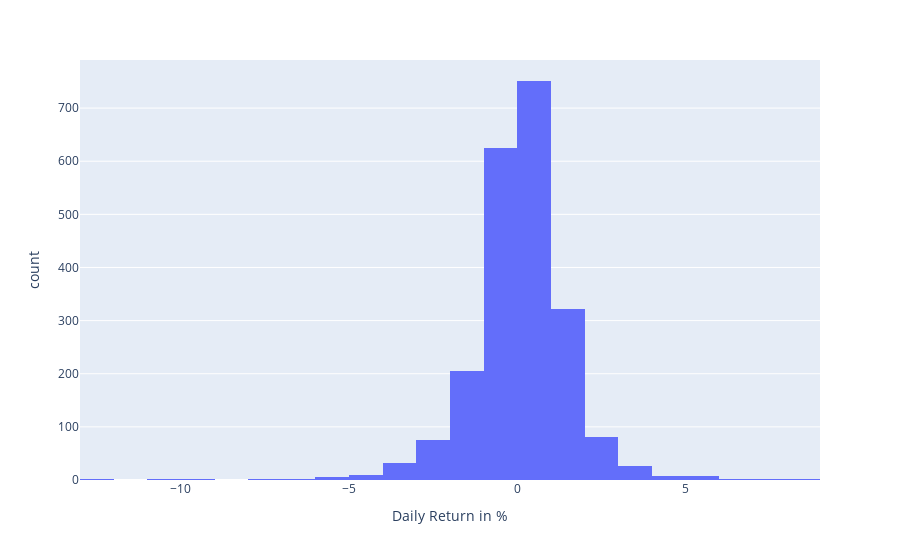

Notebook cell for this chart:
### Code cell
# Print out a histogram of daily returns
fig = px.histogram(df_portfolio, x = "Daily Return in %")
fig.show()

### Figure 1 — Plotly figure (JSON) as saved in the notebook; plotly's stock layout.template omitted (floating-point values rounded to 4 significant figures; data arrays with more than 128 entries replaced by an {"elided": "..."} marker saying what was removed)
{"data": [{"bingroup": "x", "hovertemplate": "Daily Return in %=%{x}<br>count=%{y}<extra></extra>", "legendgroup": "", "marker": {"color": "#636efa", "pattern": {"shape": ""}}, "name": "", "orientation": "v", "showlegend": false, "type": "histogram", "x": {"elided": "2159 float values"}, "xaxis": "x", "yaxis": "y"}], "layout": {"autosize": true, "barmode": "relative", "legend": {"tracegroupgap": 0}, "margin": {"t": 60}, "xaxis": {"anchor": "y", "autorange": true, "domain": [0, 1], "range": [-13, 9], "title": {"text": "Daily Return in %"}, "type": "linear"}, "yaxis": {"anchor": "x", "autorange": true, "domain": [0, 1], "range": [0, 790.5], "title": {"text": "count"}}}}
